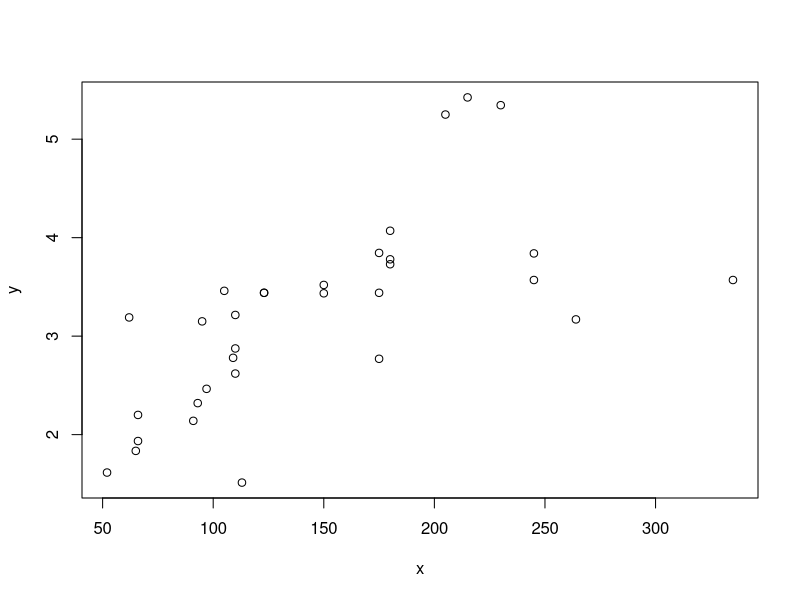

Recreate this plot in R.
data()
data("mtcars")
sapply(mtcars,class)

head(mtcars,2)

nrow(mtcars)

ncol(mtcars)

mtcars $high =ifelse(mtcars$am>mtcars$gear,"h",ifelse(mtcars$am<mtcars$gear,"g","a"))
head(mtcars,2)

x=mtcars$hp
y=mtcars$wt
plot(x,y)

mtcars[,2]<--as.integer(mtcars[,2])
mtcars[,8]<--as.integer(mtcars[,8])
mtcars[,9]<--as.integer(mtcars[,9])


mtcars[mtcars$cyl<=5,]

rnum=nrow(mtcars)
cnum=ncol(mtcars)

print(rnum)
print(cnum)

x=data.frame(mtcars)
auto=0
man=0
for(i in 0:rnum)
  ifelse(x[,9]==1,auto<-auto+1,man<-man+1)

ifelse(auto>man,print("automatic"),print("manual"))